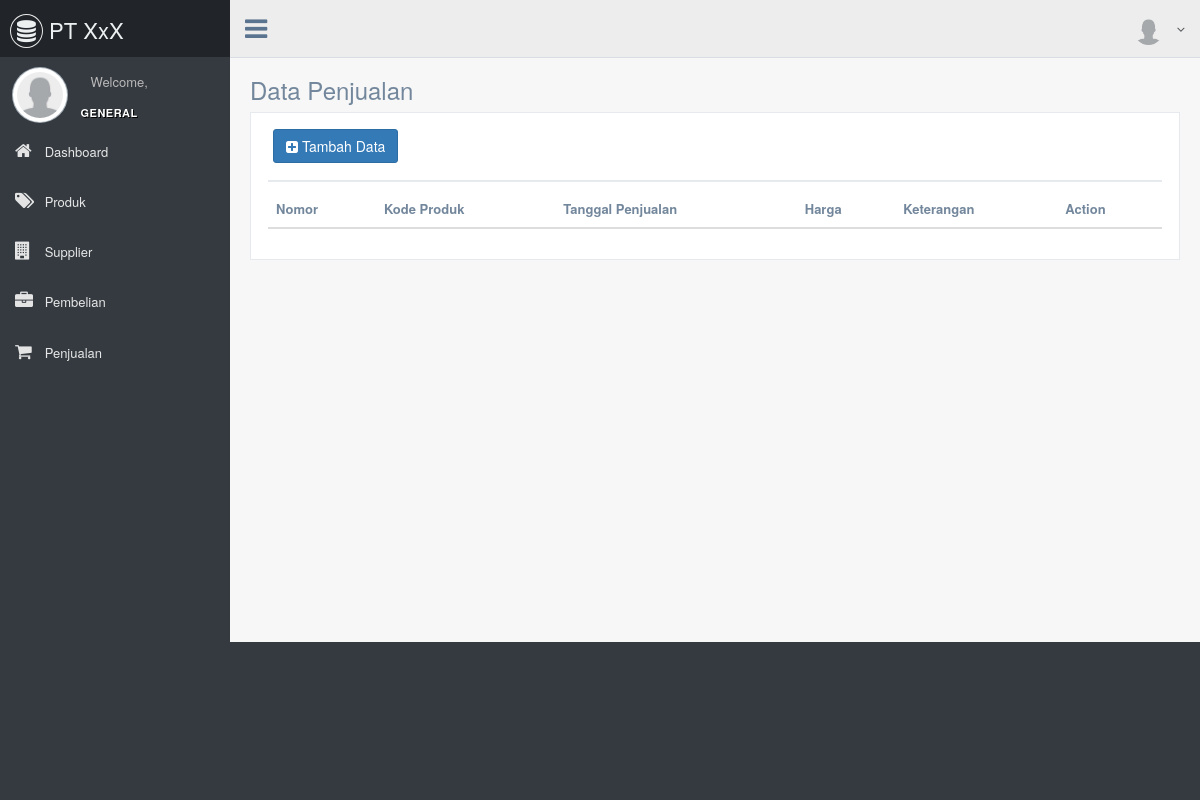
Page /penjualan on the earlier database version.
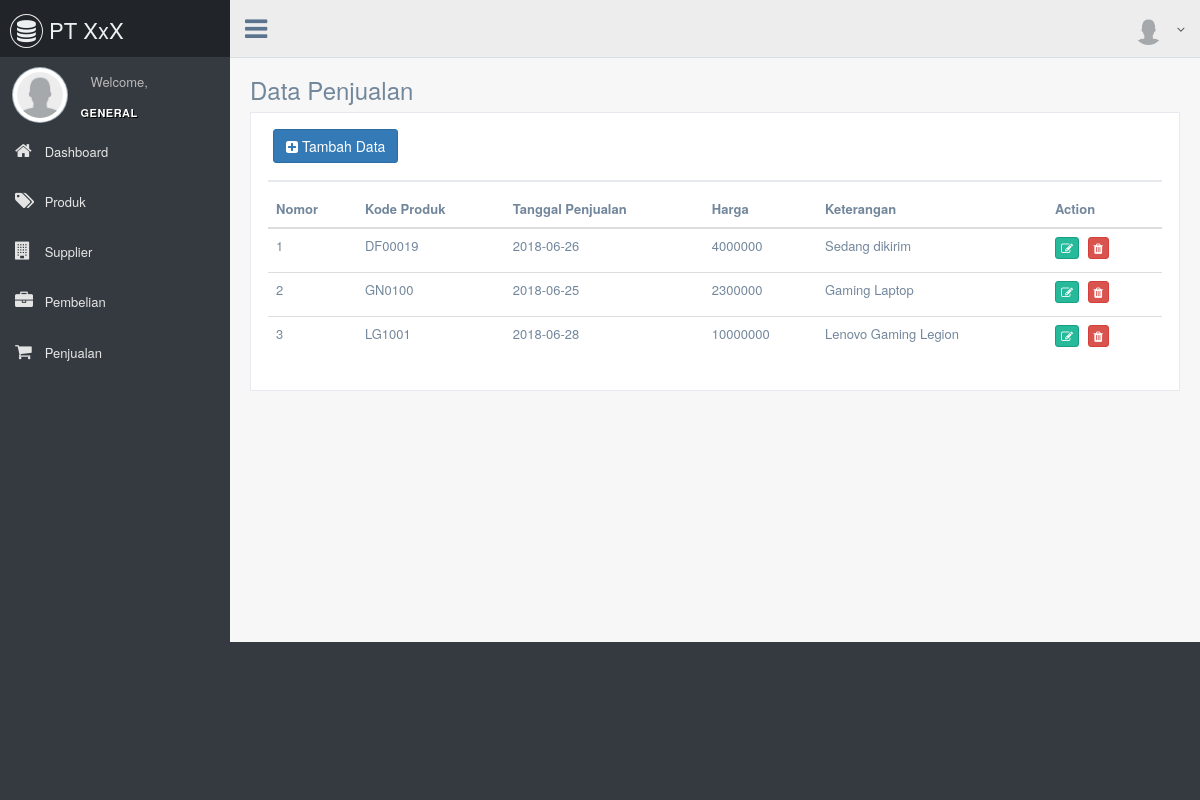
Same page on the later database version.
### tables this page shows
CREATE TABLE `penjualan` (
  `id_penjualan` int(11) NOT NULL,
  `produk_id` int(11) NOT NULL,
  `tanggal_penjualan` date NOT NULL,
  `harga_penjualan` double NOT NULL,
  `keterangan` varchar(255) NOT NULL
);

CREATE TABLE `produk` (
  `id_produk` int(11) NOT NULL,
  `kode_produk` varchar(7) NOT NULL,
  `nama_produk` varchar(25) NOT NULL,
  `qty_produk` int(11) NOT NULL
);

### application/core/MY_Loader.php (called while the page is built, shortened)
<?php (defined('BASEPATH')) OR exit('No direct script access allowed');
class MY_Loader extends MX_Loader {
public function view($view, $vars = array(), $return = FALSE)
{
list($path, $_view) = Modules::find($view, $this->_module, 'views/');
if($path != FALSE)
{
$view = $_view;
}
return $this->_ci_load(array('_ci_view' => $view, '_ci_vars' => ((method_exists($this,'_ci_object_to_array')) ?
$this->_ci_object_to_array($vars) : $this->_ci_prepare_view_vars($vars)), '_ci_return' => $return));
}
}

### application/modules/penjualan/controllers/Penjualan.php (called while the page is built, shortened)
<?php
class Penjualan extends CI_Controller {
    public function __construct() {
        $this->load->model('Mpenjualan');
    }
    function index(){
        $data['title'] = 'Data Penjualan';
        $data['content'] = 'v_penjualan';
        $data['datatables'] = $this->Mpenjualan->tampil();
        $data['products'] = $this->Mpenjualan->getProduct();
        $this->load->view('template',$data);
    }
}

### index.php (called while the page is built, shortened)
<?php
require_once BASEPATH.'core/CodeIgniter.php';

### application/modules/penjualan/models/Mpenjualan.php (called while the page is built, shortened)
<?php
class Mpenjualan extends CI_Model {
    function tampil(){
        $sql = "SELECT penjualan.id_penjualan, produk.kode_produk, penjualan.tanggal_penjualan, penjualan.harga_penjualan, penjualan.keterangan
        FROM penjualan JOIN produk ON penjualan.produk_id=produk.id_produk";
        return $this->db->query($sql);
    }
}

### application/modules/penjualan/views/v_penjualan.php (the view, shortened to what this page needs)
<div class="x_panel">
    <div class="x_title">
    <h2><button type="button" class="add btn btn-primary"><i class="fa fa-plus-square"></i> Tambah Data </button></h2>
<div class="clearfix"></div>
</div>
<table class="table table-hover table-responsive" id="datatables">
<thead>
    <tr>
        <th>Nomor</th>
        <th>Kode Produk</th>
        <th>Tanggal Penjualan</th>
        <th>Harga</th>
        <th>Keterangan</th>
        <th>Action</th>
    </tr>
</thead>
<tbody>
    <?php $no=1;
    foreach($datatables->result() as $row){
        echo "<tr>";
        echo "<td>".$no."</td>";
        echo "<td>".$row->kode_produk." </td>";
        echo "<td>".$row->tanggal_penjualan."</td>";
        echo "<td>".$row->harga_penjualan."</td>";
        echo "<td>".$row->keterangan."</td>";
        echo "<td>
            <button type='button' class='btn btn-success btn-xs' onclick=edit('".$row->id_penjualan."') ><i class='fa fa-edit'></i></button>
            <button type='button' class='btn btn-danger btn-xs' onclick=del('".$row->id_penjualan."') ><i class='fa fa-trash'></i></button>
            </td>";
        echo "</tr>";
    $no++;} ?>
</tbody>
</table>
</div>

Differences in the rows shown:
added penjualan: produk.kode_produk "DF00019", tanggal_penjualan "2018-06-26", harga_penjualan "4000000", keterangan "Sedang dikirim"
added penjualan: produk.kode_produk "GN0100", tanggal_penjualan "2018-06-25", harga_penjualan "2300000", keterangan "Gaming Laptop"
added penjualan: produk.kode_produk "LG1001", tanggal_penjualan "2018-06-28", harga_penjualan "10000000", keterangan "Lenovo Gaming Legion"
